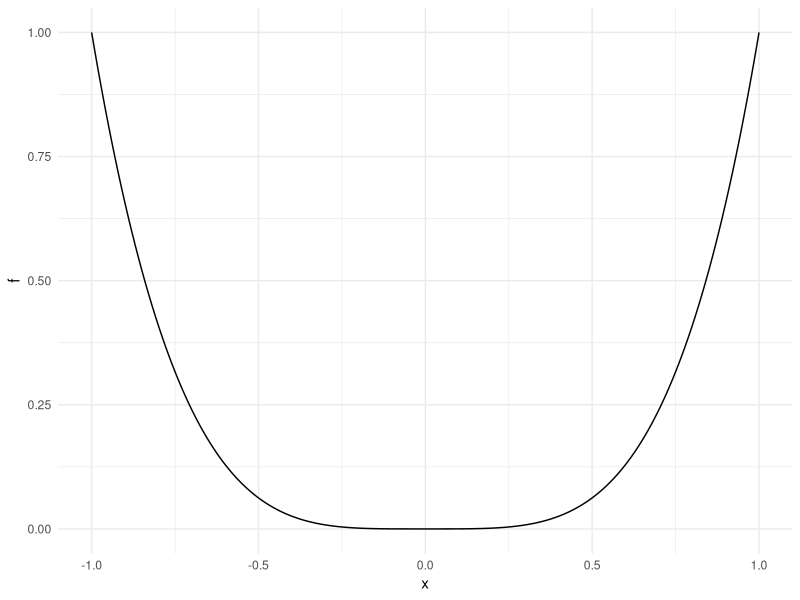
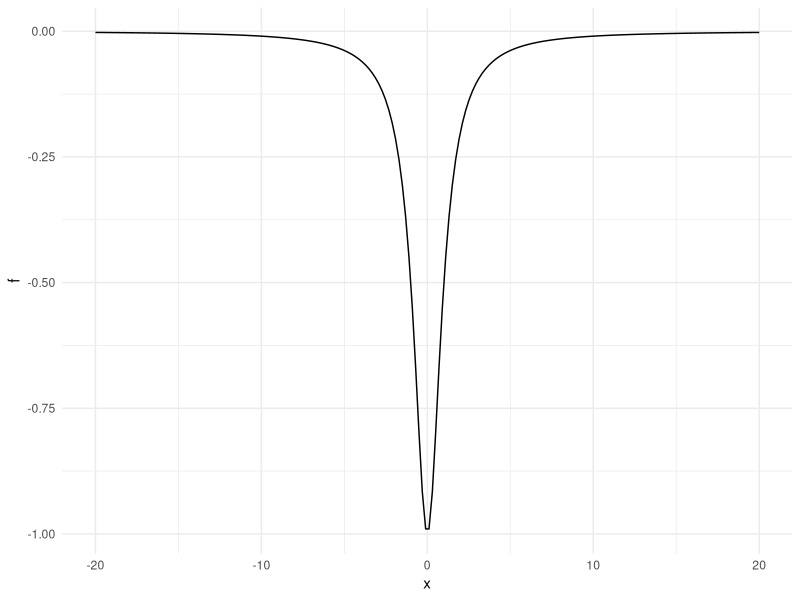

These figures' R source, in order:
## Some simple graphs of examples from this lecture
library(ggplot2)
x <- seq(-1,1,length.out=200)
df <- data.frame(x=x,f=x^4)
fig <- ggplot(data=df,aes(x=x,y=f)) + geom_line() + theme_minimal()
pdf(file="ex21.pdf",width=3,height=2)
fig
dev.off()

x <- seq(-20,20,length.out=200)
df <- data.frame(x=x,f=-1/(1+x^2))
fig <- ggplot(data=df,aes(x=x,y=f)) + geom_line() + theme_minimal()
pdf(file="ex12.pdf",width=3,height=2)
fig
dev.off()




